Frame 1 (no input): blank canvas, image omitted
Frame 60 (the mouse pressed at the canvas centre just before this capture): blank canvas, image omitted
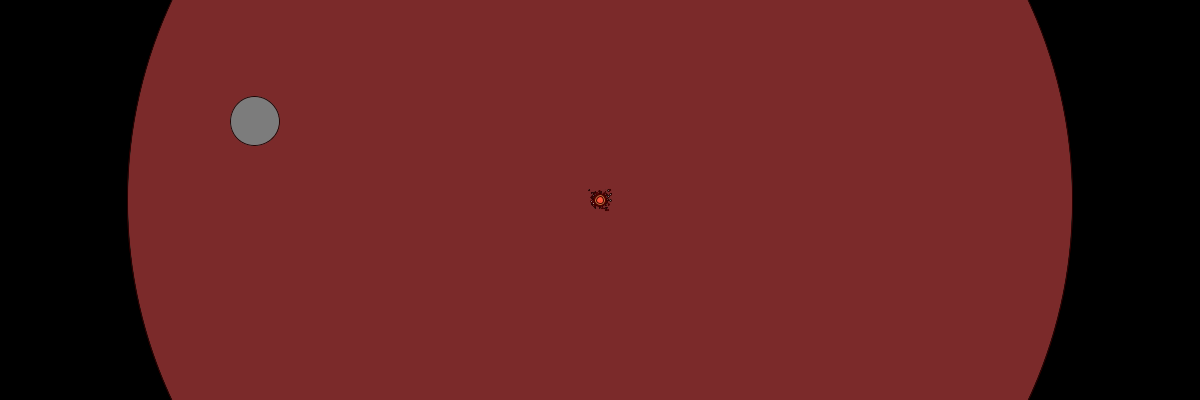
Frame 120 (the mouse held since frame 60 and released just before this capture)

The Processing sketch whose frames 1 and 60 were blank and that drew this single picture after the mouse press (run headless with seeded random() and noise(); from frame 60 on, the mouse is pressed at the canvas centre):

// Processing sketch: Painter
// ── Painter.pde
//// глобальные переменные ///////////////////////////////////////////////////
int m = 10, s = 3; 

//// общие параметры и начальные установки ///////////////////////////////////
void setup()
{ 
  size(1200, 400); stroke(75, 0, 0); background(0,0,0);
  frameRate(30);
}

//// рисование с установленной frameRate(...) частотой ///////////////////////
void draw()
{ 
  if (mousePressed)
  { fill(0, 0, 0, 3); noStroke(); rect(0, 0, width, height); stroke(75, 0, 0); // так стираем экран, совсем немного      
    float r, d = m + 1.5 * dist(pmouseX, pmouseY, mouseX, mouseY);
    d = d * 0.5 + random(d * 0.75);
    r = 0.05 + random(d * 0.2);
    fill(185 + random(70), 75 + random(50), 55 + random(25));  
    ellipse(mouseX, mouseY, d, d);
    fill(255, 255, 255); 
    for (int i = 0; i < s; i++) ellipse(mouseX + random(-d, d), mouseY + random(-d, d), r, r);
  }
}
